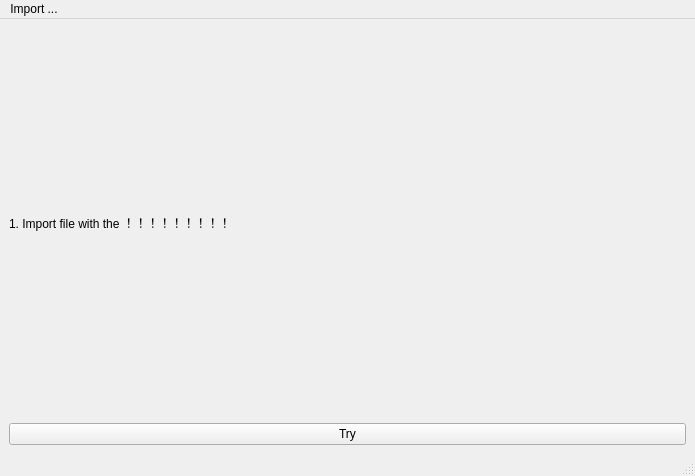
<?xml version="1.0" encoding="UTF-8"?>
<ui version="4.0">
 <class>MainWindow</class>
 <widget class="QMainWindow" name="MainWindow">
  <property name="geometry">
   <rect>
    <x>0</x>
    <y>0</y>
    <width>695</width>
    <height>476</height>
   </rect>
  </property>
  <property name="windowTitle">
   <string>FindPeaks</string>
  </property>
  <widget class="QWidget" name="centralwidget">
   <layout class="QGridLayout" name="gridLayout">
    <item row="0" column="0">
     <widget class="QLabel" name="label">
      <property name="text">
       <string>1. Import file with the ！！！！！！！！！</string>
      </property>
     </widget>
    </item>
    <item row="1" column="0">
     <widget class="QPushButton" name="pushButton">
      <property name="text">
       <string>Try</string>
      </property>
     </widget>
    </item>
   </layout>
  </widget>
  <widget class="QMenuBar" name="menubar">
   <property name="geometry">
    <rect>
     <x>0</x>
     <y>0</y>
     <width>695</width>
     <height>21</height>
    </rect>
   </property>
   <widget class="QMenu" name="menuOpen">
    <property name="title">
     <string>Import ...</string>
    </property>
    <widget class="QMenu" name="menuASCII">
     <property name="title">
      <string>ASCII FIles</string>
     </property>
     <addaction name="actionFolder"/>
     <addaction name="actionFiles"/>
    </widget>
    <addaction name="actionCSV_File"/>
    <addaction name="separator"/>
    <addaction name="menuASCII"/>
   </widget>
   <addaction name="menuOpen"/>
  </widget>
  <widget class="QStatusBar" name="statusbar"/>
  <action name="actionCSV_File">
   <property name="text">
    <string>Data File (*.csv *.dat)</string>
   </property>
  </action>
  <action name="actionDAT_File">
   <property name="text">
    <string>DAT File</string>
   </property>
  </action>
  <action name="actionFolder">
   <property name="text">
    <string>Folder</string>
   </property>
  </action>
  <action name="actionFiles">
   <property name="text">
    <string>Files</string>
   </property>
  </action>
 </widget>
 <resources/>
 <connections/>
</ui>
